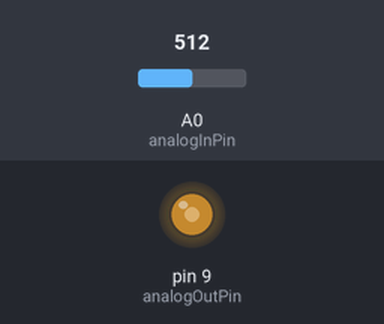
Bench run of a sketch on a simulated Arduino Uno, built with avr-gcc and run on an emulated ATmega328P. Parts: output pins drawn as LEDs (lit = HIGH). The test bench sets the inputs (shaded band); at power-on: A0 (analogInPin) = 512. What the sketch prints to the serial monitor is not drawn.

Above: at 1.2 s.
1.3 s: A0 (analogInPin) set to 716
At 2.5 s:
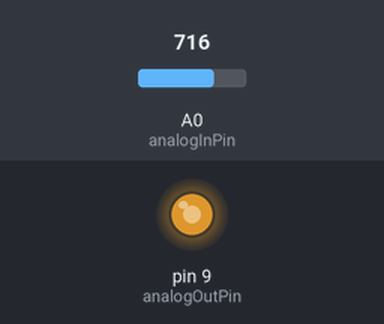
2.8 s: A0 (analogInPin) set to 900
At 3.6 s:
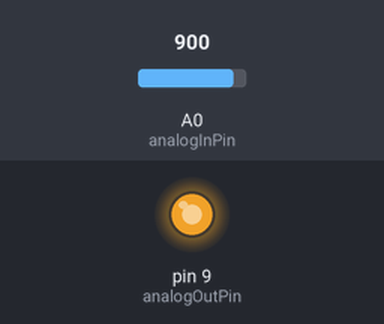
4.3 s: A0 (analogInPin) set to 122
At 4.8 s:
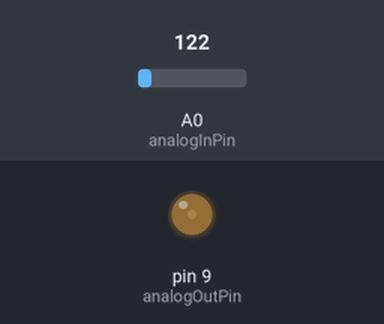
5.8 s: A0 (analogInPin) set to 0
At 7.1 s:
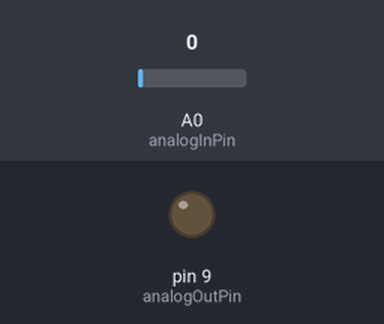
Timing chart, 0 to 8.3 s (numbered marks = the images above; inputs shaded):
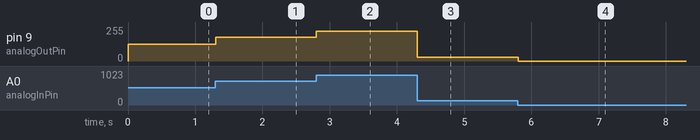

The sketch:

ArduinoWS03_02.ino
```cpp
/*
 第3回Arduino勉強会
 センサのビジュアライズ（12ページ目）
*/

// 定数の宣言
const int analogInPin = A0;  // アナログ入力ピン
const int analogOutPin = 9; // アナログ出力ピン(LEDピン)
// 変数の宣言
int sensorValue = 0;        // センサ読み取り値
int outputValue = 0;        // 出力値

// 初期化
void setup() {
  // シリアル開始
  Serial.begin(9600);
}

// メイン処理の記述
void loop() {
  //センサ値読み取り
  sensorValue = analogRead(analogInPin);
  // 値の調整：0〜1023のsensorValueを0〜255に割り振ってoutputValueへ
  outputValue = map(sensorValue, 0, 1023, 0, 255);
  //LEDを入力量に応じて光らせる
  analogWrite(analogOutPin, outputValue);
  // シリアルにバイトデータ形式で出力:
  Serial.write(outputValue);
  // 待機
  delay(2);
}
```

Measured:
- after the input at 1.3 s, pin 9 (analogOutPin): 127/255 → 178/255 at once
- after the input at 2.8 s, pin 9 (analogOutPin): 178/255 → 224/255 at once
- after the input at 4.3 s, pin 9 (analogOutPin): 224/255 → 30/255 at once
- after the input at 5.8 s, pin 9 (analogOutPin): 30/255 → 0/255 at once
